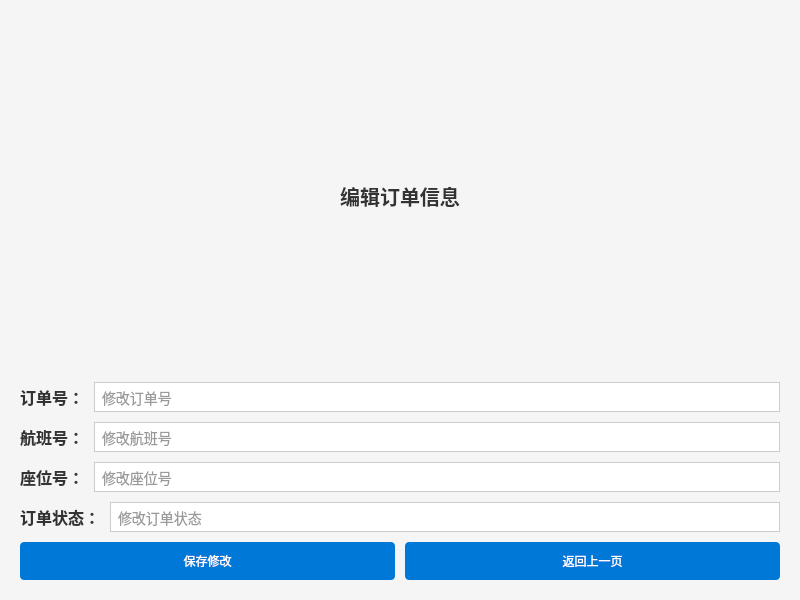
<?xml version="1.0" encoding="UTF-8"?>
<ui version="4.0">
 <class>OrderEditWindow</class>
 <widget class="QMainWindow" name="OrderEditWindow">
  <property name="geometry">
   <rect>
    <x>0</x>
    <y>0</y>
    <width>800</width>
    <height>600</height>
   </rect>
  </property>
  <property name="styleSheet">
   <string>QMainWindow {
    background-color: #F5F5F5;
    font-family: 'Segoe UI', sans-serif;
}

QPushButton {
    background-color: #0078D7;
    border: none;
    border-radius: 4px;
    color: white;
    padding: 10px;
    min-width: 150px;
}

QPushButton:hover {
    background-color: #005FAC;
}

QLineEdit {
    border: 1px solid #ccc;
    font-size: 14px;
    color: #333;
    padding: 5px;
}

QLabel {
    font-size: 16px;
    font-weight: bold;
    color: #333;
}</string>
  </property>
  <widget class="QWidget" name="centralwidget">
   <layout class="QVBoxLayout" name="verticalLayout">
    <property name="spacing">
     <number>10</number>
    </property>
    <property name="leftMargin">
     <number>20</number>
    </property>
    <property name="topMargin">
     <number>20</number>
    </property>
    <property name="rightMargin">
     <number>20</number>
    </property>
    <property name="bottomMargin">
     <number>20</number>
    </property>

    <!-- 标题 -->
    <item>
     <widget class="QLabel" name="editOrderTitleLabel">
      <property name="text">
       <string>编辑订单信息</string>
      </property>
      <property name="alignment">
       <set>Qt::AlignCenter</set>
      </property>
      <property name="styleSheet">
       <string>font-size: 20px; font-weight: bold; color: #333;</string>
      </property>
     </widget>
    </item>

    <!-- 订单号 -->
    <item>
     <layout class="QHBoxLayout" name="orderNumberLayout">
      <item>
       <widget class="QLabel" name="orderNumberLabel">
        <property name="text">
         <string>订单号：</string>
        </property>
       </widget>
      </item>
      <item>
       <widget class="QLineEdit" name="orderNumberLineEdit">
        <property name="placeholderText">
         <string>修改订单号</string>
        </property>
       </widget>
      </item>
     </layout>
    </item>

    <!-- 航班号 -->
    <item>
     <layout class="QHBoxLayout" name="flightNumberLayout">
      <item>
       <widget class="QLabel" name="flightNumberLabel">
        <property name="text">
         <string>航班号：</string>
        </property>
       </widget>
      </item>
      <item>
       <widget class="QLineEdit" name="flightNumberLineEdit">
        <property name="placeholderText">
         <string>修改航班号</string>
        </property>
       </widget>
      </item>
     </layout>
    </item>

    <!-- 座位号 -->
    <item>
     <layout class="QHBoxLayout" name="seatNumberLayout">
      <item>
       <widget class="QLabel" name="seatNumberLabel">
        <property name="text">
         <string>座位号：</string>
        </property>
       </widget>
      </item>
      <item>
       <widget class="QLineEdit" name="seatNumberLineEdit">
        <property name="placeholderText">
         <string>修改座位号</string>
        </property>
       </widget>
      </item>
     </layout>
    </item>

    <!-- 订单状态 -->
    <item>
     <layout class="QHBoxLayout" name="orderStatusLayout">
      <item>
       <widget class="QLabel" name="orderStatusLabel">
        <property name="text">
         <string>订单状态：</string>
        </property>
       </widget>
      </item>
      <item>
       <widget class="QLineEdit" name="orderStatusLineEdit">
        <property name="placeholderText">
         <string>修改订单状态</string>
        </property>
       </widget>
      </item>
     </layout>
    </item>

    <!-- 按钮 -->
    <item>
     <layout class="QHBoxLayout" name="buttonLayout">
      <item>
       <widget class="QPushButton" name="saveOrderButton">
        <property name="text">
         <string>保存修改</string>
        </property>
       </widget>
      </item>
      <item>
       <widget class="QPushButton" name="backButton">
        <property name="text">
         <string>返回上一页</string>
        </property>
       </widget>
      </item>
     </layout>
    </item>

   </layout>
  </widget>
 </widget>
 <resources/>
 <connections/>
</ui>
